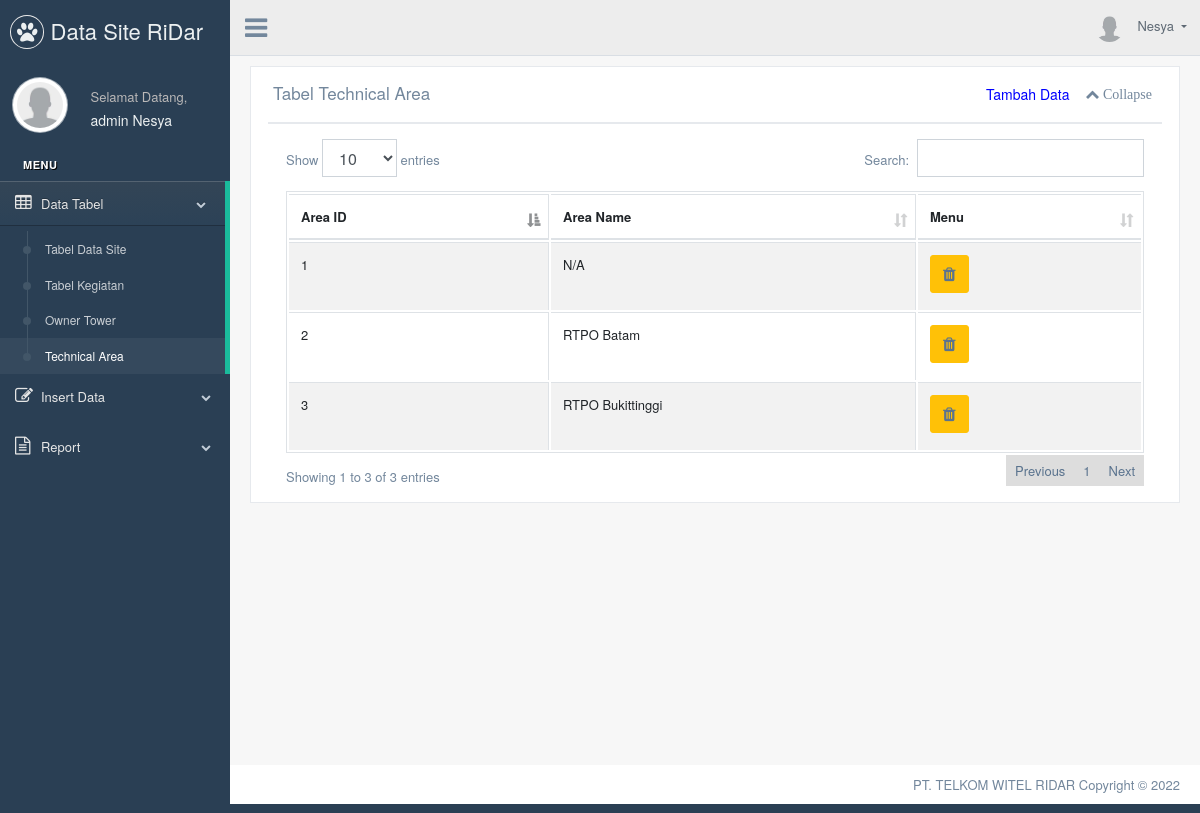
Screenshot of /ridar/admin/tabelarea.php (signed in) with the database file from the repository.
### tables this page shows
CREATE TABLE `area` (
  `area_id` int(11) NOT NULL,
  `area_name` varchar(19) DEFAULT NULL
);

### ridar/admin/tabelarea.php (the view, shortened to what this page needs)
<?php
include 'koneksi.php';
?>
         <?php
          include('head_sidebar.php')
          ?>
        <div class="right_col" role="main">
            <div class="row">
              <div class="col-md-12 col-sm-12 ">
                <div class="x_panel">
                  <div class="x_title">
                    <h2>Tabel Technical Area</h2>
                    <ul class="nav navbar-right panel_toolbox">
                   <li> <a class="btn" style="color:blue" href="insert_area.php">Tambah Data</a></li>
                      <li><a class="collapse-link"><i class="fa fa-chevron-up"> Collapse</i></a>
                      </li>
                    </ul>
                    <div class="clearfix"></div>
                  </div>
                  <div class="x_content">
                      <div class="row">
                          <div class="col-sm-12">
                            <div class="card-box table-responsive">
                    <table id="datatable" class="table table-striped table-bordered" style="width:100%">
                      <thead>
                        <tr>
                          <th>Area ID</th>
                          <th>Area Name</th>
                          <th>Menu</th>
                        </tr>
                      </thead>
                      <tbody>
                      <?php
    $row = mysqli_query($db,"select * from area");
		while($a = mysqli_fetch_array($row)){
			?>
			<tr>
				<td><?php echo $a['area_id']; ?></td>
				<td><?php echo $a['area_name']; ?></td>
				<td>
      <button  class="btn btn-warning"><a href="tabelarea.php?delarea=<?=$a['area_id']; ?>"onclick="return confirm('Anda yakin akan menghapus area <?php echo $a['area_name']; ?> ?')"> <i class="fa fa-trash"></i></a></button>
			<?php
		}
    ?>
                      </tbody>
                    </table>
                    </div>
                  </div>
              </div>
            </div>
            </div>
            </div>
            </div>
            </div>
        <?php
          include('footer.php')
        ?>
  </body>
</html>

### rows the page displays
area: area_id "1", area_name "N/A"
area: area_id "2", area_name "RTPO Batam"
area: area_id "3", area_name "RTPO Bukittinggi"

### other values shown
$_SESSION['level'] "admin"
$_SESSION['nama'] "Nesya"
